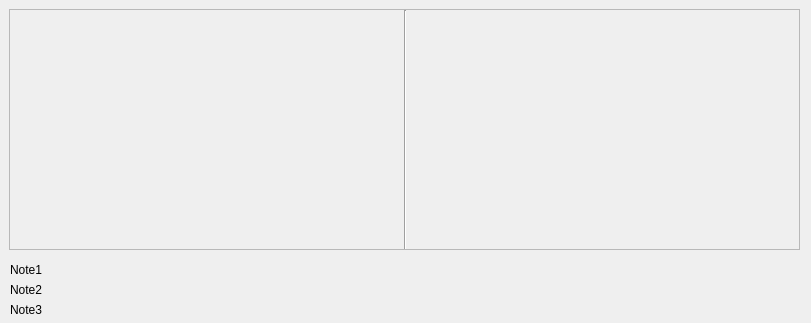
<?xml version="1.0" encoding="UTF-8"?>
<ui version="4.0">
 <class>Weld_Details_1</class>
 <widget class="QDialog" name="Weld_Details_1">
  <property name="geometry">
   <rect>
    <x>0</x>
    <y>0</y>
    <width>811</width>
    <height>323</height>
   </rect>
  </property>
  <property name="windowTitle">
   <string>Typical Butt Weld Details</string>
  </property>
  <widget class="QScrollArea" name="scrollArea">
   <property name="geometry">
    <rect>
     <x>9</x>
     <y>9</y>
     <width>791</width>
     <height>241</height>
    </rect>
   </property>
   <property name="widgetResizable">
    <bool>true</bool>
   </property>
   <widget class="QWidget" name="scrollAreaWidgetContents">
    <property name="geometry">
     <rect>
      <x>0</x>
      <y>0</y>
      <width>789</width>
      <height>239</height>
     </rect>
    </property>
    <widget class="QLabel" name="label_picture_1">
     <property name="geometry">
      <rect>
       <x>0</x>
       <y>0</y>
       <width>391</width>
       <height>241</height>
      </rect>
     </property>
     <property name="text">
      <string/>
     </property>
     <property name="pixmap">
      <pixmap>ResourceFiles/images/nopreview.png</pixmap>
     </property>
    </widget>
    <widget class="QLabel" name="label_picture_2">
     <property name="geometry">
      <rect>
       <x>400</x>
       <y>0</y>
       <width>391</width>
       <height>241</height>
      </rect>
     </property>
     <property name="text">
      <string/>
     </property>
    </widget>
    <widget class="Line" name="line">
     <property name="geometry">
      <rect>
       <x>380</x>
       <y>0</y>
       <width>31</width>
       <height>241</height>
      </rect>
     </property>
     <property name="orientation">
      <enum>Qt::Vertical</enum>
     </property>
    </widget>
   </widget>
  </widget>
  <widget class="QLabel" name="label_note_1">
   <property name="geometry">
    <rect>
     <x>10</x>
     <y>260</y>
     <width>791</width>
     <height>20</height>
    </rect>
   </property>
   <property name="text">
    <string>Note1</string>
   </property>
  </widget>
  <widget class="QLabel" name="label_note_2">
   <property name="geometry">
    <rect>
     <x>10</x>
     <y>280</y>
     <width>791</width>
     <height>20</height>
    </rect>
   </property>
   <property name="text">
    <string>Note2</string>
   </property>
  </widget>
  <widget class="QLabel" name="label_note_3">
   <property name="geometry">
    <rect>
     <x>10</x>
     <y>300</y>
     <width>791</width>
     <height>20</height>
    </rect>
   </property>
   <property name="text">
    <string>Note3</string>
   </property>
  </widget>
 </widget>
 <resources/>
 <connections/>
</ui>
